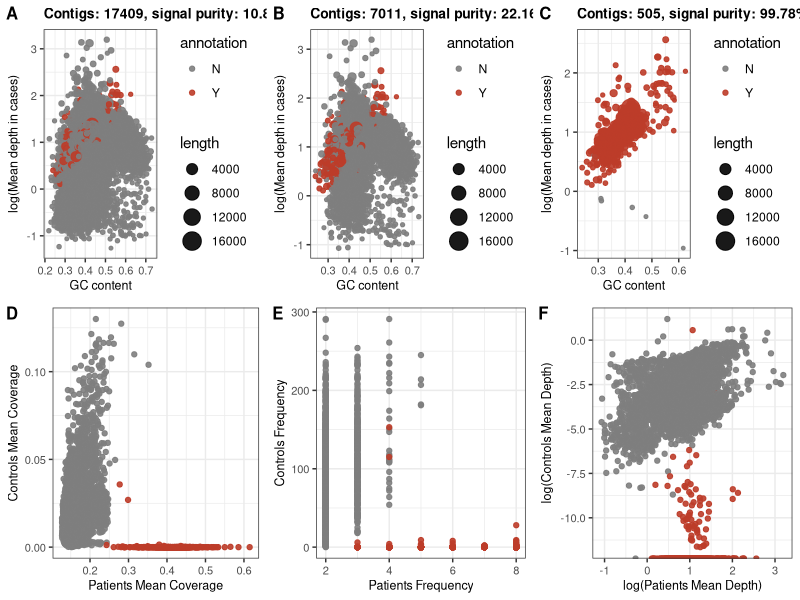
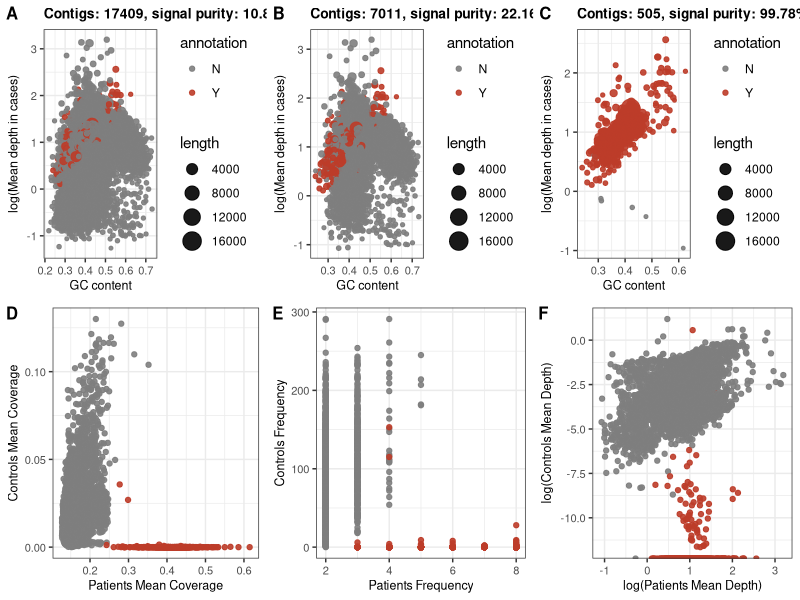

The R script that drew these images, in order:
library(ggsci)
library(ggpubr)
library(ggplot2)

# 读取数据
Main <- read.table("PRJ.11.cyto.table.txt", head = TRUE, sep = "\t")
Main$log_meanDepth <- log(Main$case.mean.depth)

# 颜色定义
colorsQ <- c("grey50", pal_nejm("default")(1))

# ---- 左侧：原始 contigs ----
sr <- round(sum(Main[Main$annotation == "Y", ]$length) / sum(Main$length) * 100, digits = 2)
f1_left <- ggscatter(Main, "gc", "log_meanDepth",
                     xlab = "GC content", ylab = "log(Mean depth in cases)",
                     color = "annotation", alpha = 0.9,
                     legend = "none", palette = colorsQ, size = "length",
                     title = paste0("Contigs: ", nrow(Main), ", signal purity: ", sr, "%")) +
  theme_bw() +
  theme(plot.title = element_text(size = 10, face = "bold"),
        axis.title = element_text(size = 9),
        axis.text = element_text(size = 8))

# ---- 中间：case frequency ≥ 2 ----
Main_m2 <- Main[Main$case.fre >= 2, ]
sr <- round(sum(Main_m2[Main_m2$annotation == "Y", ]$length) / sum(Main_m2$length) * 100, digits = 2)
colorsQ_tem <- colorsQ[table(Main_m2$annotation) > 0]
f1_middle <- ggscatter(Main_m2, "gc", "log_meanDepth",
                       xlab = "GC content", ylab = "log(Mean depth in cases)",
                       color = "annotation", alpha = 0.9,
                       legend = "none", palette = colorsQ_tem, size = "length",
                       title = paste0("Contigs: ", nrow(Main_m2), ", signal purity: ", sr, "%")) +
  theme_bw() +
  theme(plot.title = element_text(size = 10, face = "bold"),
        axis.title = element_text(size = 9),
        axis.text = element_text(size = 8))

# ---- 右侧：control frequency ≤ 1 ----
Main_m2_m2 <- Main_m2[Main_m2$control.fre <= 1, ]
colorsQ_tem <- colorsQ[table(Main_m2_m2$annotation) > 0]
sr <- round(sum(Main_m2_m2[Main_m2_m2$annotation == "Y", ]$length) / sum(Main_m2_m2$length) * 100, digits = 2)
f1_right <- ggscatter(Main_m2_m2, "gc", "log_meanDepth",
                      xlab = "GC content", ylab = "log(Mean depth in cases)",
                      color = "annotation", alpha = 0.9,
                      legend = "none", palette = colorsQ_tem, size = "length",
                      title = paste0("Contigs: ", nrow(Main_m2_m2), ", signal purity: ", sr, "%")) +
  theme_bw() +
  theme(plot.title = element_text(size = 10, face = "bold"),
        axis.title = element_text(size = 9),
        axis.text = element_text(size = 8))

# ---- 图 D：病例 vs 对照 Coverage ----
Main <- Main_m2
colorsQ_tem <- colorsQ[table(Main$annotation) > 0]
p <- ggplot(Main, aes(x = case.mean.cov, y = control.mean.cov, color = annotation)) +
  geom_point(size = 1.5, alpha = 0.9) +
  scale_color_manual(values = colorsQ_tem) +
  labs(x = "Patients Mean Coverage", y = "Controls Mean Coverage") +
  theme_bw() +
  theme(axis.title = element_text(size = 9),
        axis.text = element_text(size = 8),
        legend.position = "none")

# ---- 图 E：病例 vs 对照 Frequency ----
p1 <- ggplot(Main, aes(x = case.fre, y = control.fre, color = annotation)) +
  geom_point(size = 1.5, alpha = 0.9) +
  scale_color_manual(values = colorsQ_tem) +
  labs(x = "Patients Frequency", y = "Controls Frequency") +
  theme_bw() +
  theme(axis.title = element_text(size = 9),
        axis.text = element_text(size = 8),
        legend.position = "none")

# ---- 图 F：病例 vs 对照 Depth (log) ----
p2 <- ggplot(Main, aes(x = log(case.mean.depth), y = log(control.mean.depth), color = annotation)) +
  geom_point(size = 1.5, alpha = 0.9) +
  scale_color_manual(values = colorsQ_tem) +
  labs(x = "log(Patients Mean Depth)", y = "log(Controls Mean Depth)") +
  theme_bw() +
  theme(axis.title = element_text(size = 9),
        axis.text = element_text(size = 8),
        legend.position = "none")

# 组合图形（2行3列）
pCyto <- ggarrange(f1_left, f1_middle, f1_right, p, p1, p2,
                   labels = c("A", "B", "C", "D", "E", "F"),
                   ncol = 3, nrow = 2,
                   font.label = list(size = 12, face = "bold"),
                   common.legend = FALSE)

# 调整整体尺寸并保存
ggsave("S_F5.png", plot = pCyto, width = 12, height = 8, dpi = 300, bg = "white")
ggsave("S_F5.pdf", plot = pCyto, width = 12, height = 8, dpi = 300, bg = "white")
